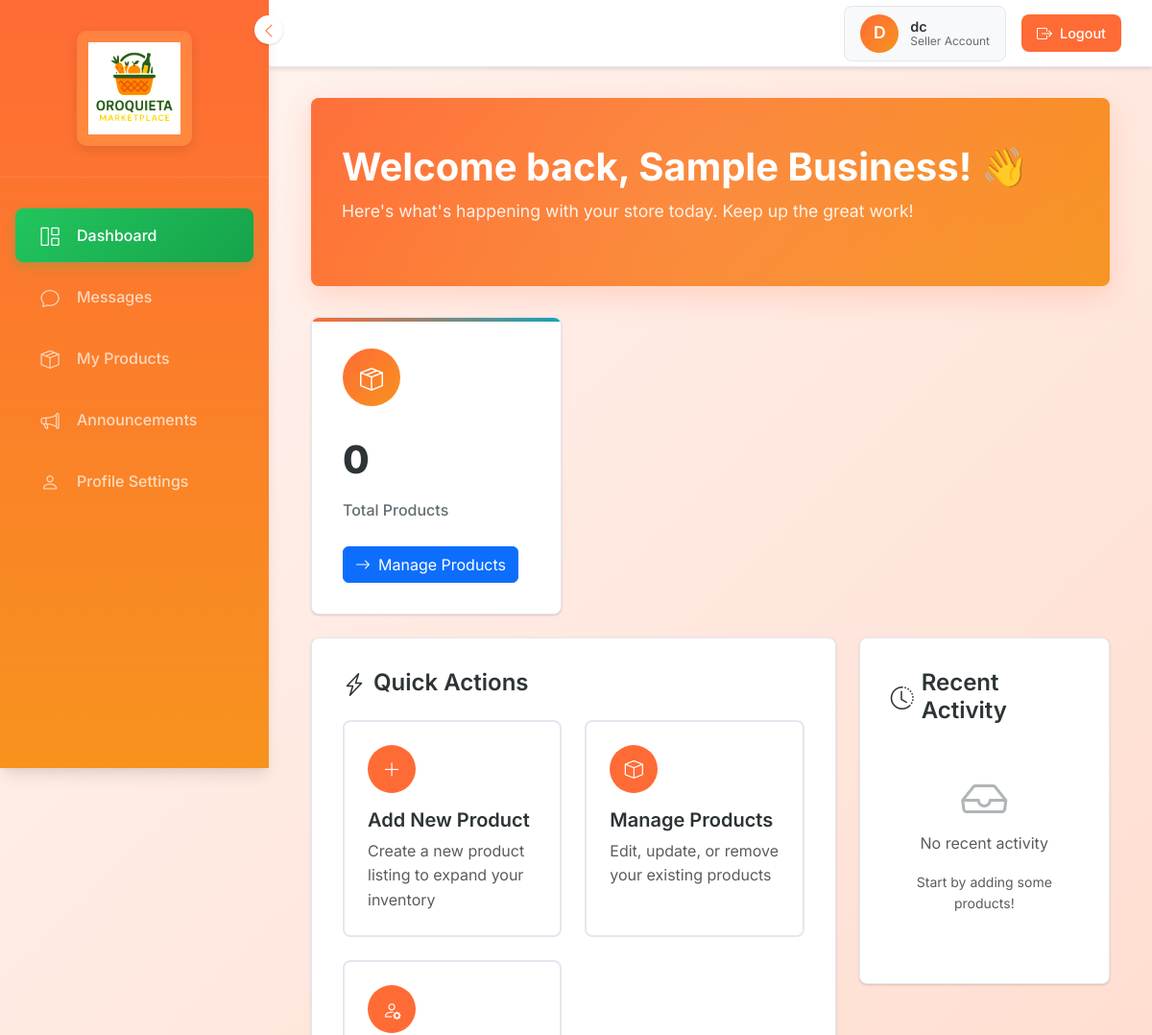
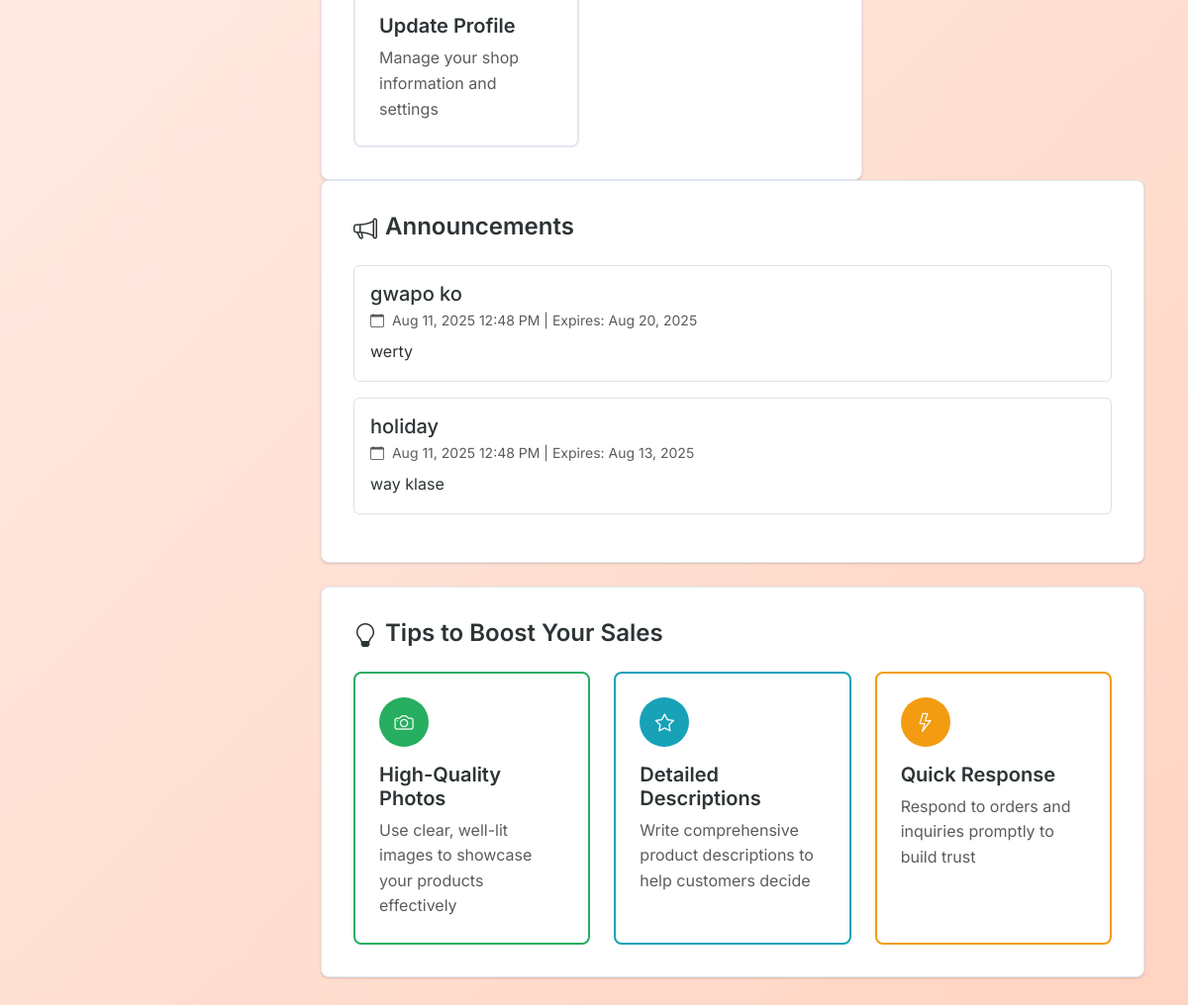
Screenshot of /seller/dashboard.php (signed in) with the database file from the repository (2 pictures, top to bottom).
### tables this page shows
CREATE TABLE `seller_applications` (
  `id` int(11) NOT NULL,
  `seller_id` int(11) NOT NULL,
  `business_name` varchar(255) NOT NULL,
  `business_phone` varchar(20) NOT NULL,
  `tax_id` varchar(50) DEFAULT NULL,
  `documents_submitted` text DEFAULT NULL,
  `selected_stall` varchar(10) DEFAULT NULL,
  `status` enum('pending','approved','rejected') DEFAULT 'pending',
  `admin_notes` text DEFAULT NULL,
  `created_at` timestamp NOT NULL DEFAULT current_timestamp(),
  `updated_at` timestamp NOT NULL DEFAULT current_timestamp() ON UPDATE current_timestamp()
);

CREATE TABLE `announcements` (
  `id` int(11) NOT NULL,
  `title` varchar(200) NOT NULL,
  `content` text NOT NULL,
  `priority` enum('low','medium','high','urgent') NOT NULL DEFAULT 'medium',
  `target_audience` enum('all','sellers','customers','admins') NOT NULL DEFAULT 'all',
  `expiry_date` datetime DEFAULT NULL,
  `is_pinned` tinyint(1) NOT NULL DEFAULT 0,
  `is_active` tinyint(1) NOT NULL DEFAULT 1,
  `created_by` int(11) NOT NULL,
  `created_at` timestamp NOT NULL DEFAULT current_timestamp(),
  `updated_at` timestamp NOT NULL DEFAULT current_timestamp() ON UPDATE current_timestamp()
);

### seller/dashboard.php (the view, shortened to what this page needs)
<?php
require_once '../includes/db_connect.php';
try {
    $stmt = $pdo->prepare(
        "SELECT title, content, priority, created_at, expiry_date, is_pinned
         FROM announcements
         WHERE (target_audience = 'sellers' OR target_audience = 'all')
           AND is_active = 1
           AND (expiry_date IS NULL OR expiry_date > NOW())
         ORDER BY is_pinned DESC, created_at DESC"
    );
    $stmt->execute();
    $announcements = $stmt->fetchAll(PDO::FETCH_ASSOC);
} catch (PDOException $e) {
    error_log("Database error in dashboard: " . $e->getMessage());
    $total_products = 0;
    $total_orders = 0;
    $total_revenue = 0;
    $recent_activities = [];
    $categories = [];
    $announcements = [];
}
?>
<!DOCTYPE html>
<html lang="en">
<head>
    <link rel="stylesheet" href="https://use.fontawesome.com/releases/v5.15.4/css/all.css" />
    <link href="https://cdn.jsdelivr.net/npm/bootstrap-icons@1.10.0/font/bootstrap-icons.css" rel="stylesheet">
    <link href="https://cdn.jsdelivr.net/npm/bootstrap@5.3.0/dist/css/bootstrap.min.css" rel="stylesheet">
</head>
<body>
    <?php include 'sidebar.php'; ?>
    <?php include 'header.php'; ?>
    <div class="main-content">
        <div class="container-fluid">
            <div class="welcome-header">
                <h1>Welcome back, Sample Business! 👋</h1>
                <p>Here's what's happening with your store today. Keep up the great work!</p>
            </div>
            <div class="row g-4 mb-4">
                <div class="col-md-4">
                    <div class="dashboard-card">
                        <div class="card-body">
                            <div class="card-icon products">
                                <i class="bi bi-box-seam"></i>
                            </div>
                            <div class="stat-number">0</div>
                            <div class="stat-label">Total Products</div>
                            <a href="products.php" class="btn btn-primary">
                                <i class="bi bi-arrow-right me-2"></i>Manage Products
                            </a>
                        </div>
                    </div>
                </div>
            </div>
            <div class="row g-4">
                <div class="col-lg-8">
                    <div class="quick-actions">
                        <h4><i class="bi bi-lightning-charge me-2"></i>Quick Actions</h4>
                        <div class="row g-4">
                            <div class="col-md-6">
                                <a href="#" class="action-btn" onclick="openAddProductModal()">
                                    <div class="action-icon">
                                        <i class="bi bi-plus-lg"></i>
                                    </div>
                                    <h5>Add New Product</h5>
                                    <p class="text-muted mb-0">Create a new product listing to expand your inventory</p>
                                </a>
                            </div>
                            <div class="col-md-6">
                                <a href="#" class="action-btn">
                                    <div class="action-icon">
                                        <i class="bi bi-box"></i>
                                    </div>
                                    <h5>Manage Products</h5>
                                    <p class="text-muted mb-0">Edit, update, or remove your existing products</p>
                                </a>
                            </div>
                            <div class="col-md-6">
                                <a href="#" class="action-btn">
                                    <div class="action-icon">
                                        <i class="bi bi-person-gear"></i>
                                    </div>
                                    <h5>Update Profile</h5>
                                    <p class="text-muted mb-0">Manage your shop information and settings</p>
                                </a>
                            </div>
                        </div>
                    </div>
                </div>
                <div class="col-lg-4">
                    <div class="recent-activity">
                        <h4><i class="bi bi-clock-history me-2"></i>Recent Activity</h4>
                        <div class="text-center py-4">
                            <i class="bi bi-inbox"
                                style="font-size: 3rem; color: var(--text-secondary); opacity: 0.5;"></i>
                            <p class="text-muted mt-2">No recent activity</p>
                            <p class="text-muted small">Start by adding some products!</p>
                        </div>
                    </div>
                </div>
            </div>
            <div class="row g-4 mb-4">
                <div class="col-12">
                    <div class="quick-actions">
                        <h4><i class="bi bi-megaphone me-2"></i>Announcements</h4>
                        <?php if (empty($announcements)): ?>
                            <div class="text-center py-4">
                                <i class="bi bi-megaphone"
                                    style="font-size: 3rem; color: var(--text-secondary); opacity: 0.5;"></i>
                                <p class="text-muted mt-2">No announcements at the moment.</p>
                            </div>
                        <?php else: ?>
                            <?php foreach ($announcements as $announcement): ?>
                                <div class="announcement-card mb-3 p-3 border rounded" style="background: <?php echo $announcement['is_pinned'] ? '#fffbe6' : '#ffffff'; ?>;">
                                    <h5 class="mb-1">
                                        <?php echo htmlspecialchars($announcement['title']); ?>
                                    </h5>
                                    <p class="text-muted mb-2 small">
                                        <i class="bi bi-calendar me-1"></i>
                                        <?php echo date('M j, Y g:i A', strtotime($announcement['created_at'])); ?>
                                        <?php if ($announcement['expiry_date']): ?>
                                            | Expires: <?php echo date('M j, Y', strtotime($announcement['expiry_date'])); ?>
                                        <?php endif; ?>
                                    </p>
                                    <p class="mb-0">
                                        <?php echo nl2br(htmlspecialchars($announcement['content'])); ?>
                                    </p>
                                </div>
                            <?php endforeach; ?>
                        <?php endif; ?>
                    </div>
                </div>
            </div>
            <div class="row mt-4">
                <div class="col-12">
                    <div class="quick-actions">
                        <h4><i class="bi bi-lightbulb me-2"></i>Tips to Boost Your Sales</h4>
                        <div class="row g-4">
                            <div class="col-md-4">
                                <div class="action-btn" style="cursor: default; border-color: var(--success);">
                                    <div class="action-icon" style="background: var(--success);">
                                        <i class="bi bi-camera"></i>
                                    </div>
                                    <h5>High-Quality Photos</h5>
                                    <p class="text-muted mb-0">Use clear, well-lit images to showcase your products
                                        effectively</p>
                                </div>
                            </div>
                            <div class="col-md-4">
                                <div class="action-btn" style="cursor: default; border-color: var(--info);">
                                    <div class="action-icon" style="background: var(--info);">
                                        <i class="bi bi-star"></i>
                                    </div>
                                    <h5>Detailed Descriptions</h5>
                                    <p class="text-muted mb-0">Write comprehensive product descriptions to help
                                        customers decide</p>
                                </div>
                            </div>
                            <div class="col-md-4">
                                <div class="action-btn" style="cursor: default; border-color: var(--warning);">
                                    <div class="action-icon" style="background: var(--warning);">
                                        <i class="bi bi-lightning"></i>
                                    </div>
                                    <h5>Quick Response</h5>
                                    <p class="text-muted mb-0">Respond to orders and inquiries promptly to build trust
                                    </p>
                                </div>
                            </div>
                        </div>
                    </div>
                </div>
            </div>
        </div>
    </div>
</body>
</html>

### seller/header.php (shortened to what this page needs)
<?php
$seller_id = $_SESSION['user_id'];
require_once '../includes/db_connect.php';
$stmt = $pdo->prepare("SELECT * FROM sellers WHERE id = ?");
$stmt->execute([$seller_id]);
$seller = $stmt->fetch();
$stmt = $pdo->prepare("SELECT business_name FROM seller_applications WHERE seller_id = ? AND status = 'approved'");
$stmt->execute([$seller_id]);
$application = $stmt->fetch();
$business_name = $application ? $application['business_name'] : ($seller['first_name'] . ' ' . $seller['last_name']);
?>
<div class="top-header">
    <div class="header-right">
        <div class="user-info-header">
            <div class="user-avatar">
                <?php echo strtoupper(substr($business_name, 0, 1)); ?>
            </div>
            <div class="user-details-header">
                <div class="user-name-header"><?php echo htmlspecialchars($business_name); ?></div>
                <div class="user-role-header">Seller Account</div>
            </div>
        </div>
        <a href="../logout.php" class="logout-btn-header">
            <i class="bi bi-box-arrow-right"></i>
            Logout
        </a>
    </div>
</div>

### seller/dashboard.php (style rules this page uses)
:root { --primary: #ff6b35; --primary-dark: #f7931e; --secondary: #64748b; --success: #27ae60; --warning: #f39c12; --danger: #e74c3c; --info: #17a2b8; --light: #f8f9fa; --dark: #2d3436; --text-primary: #2d3436; --text-secondary: #636e72; --border: #e2e8f0; --shadow: 0 1px 3px 0 rgba(0, 0, 0, 0.1), 0 1px 2px 0 rgba(0, 0, 0, 0.06); --shadow-lg: 0 10px 15px -3px rgba(0, 0, 0, 0.1), 0 4px 6px -2px rgba(0, 0, 0, 0.05); --border-radius: 8px; }
* { margin: 0; padding: 0; box-sizing: border-box; }
body { font-family: 'Inter', sans-serif; background: linear-gradient(135deg, #fff5f2 0%, #ffd4c2 100%); color: var(--text-primary); line-height: 1.6; overflow-x: hidden; }
.main-content { margin-left: 280px; padding: 2rem; min-height: 100vh; transition: all 0.3s ease; }
.container-fluid { max-width: 1400px; transition: all 0.3s ease; }
.welcome-header { background: linear-gradient(135deg, var(--primary) 0%, var(--primary-dark) 100%); color: white; padding: 3rem 2rem; border-radius: var(--border-radius); margin-bottom: 2rem; box-shadow: 0 10px 30px rgba(255, 107, 53, 0.2); position: relative; overflow: hidden; }
.welcome-header::before { content: ''; position: absolute; top: -50%; right: -50%; width: 200%; height: 200%; background: radial-gradient(circle, rgba(255, 255, 255, 0.1) 0%, transparent 70%); animation: float 6s ease-in-out infinite; }
.welcome-header h1 { font-size: 2.5rem; font-weight: 700; margin-bottom: 0.5rem; position: relative; z-index: 1; }
.welcome-header p { font-size: 1.1rem; opacity: 0.9; position: relative; z-index: 1; }
.dashboard-card { background: white; border-radius: var(--border-radius); padding: 2rem; box-shadow: var(--shadow); transition: all 0.3s ease; border: 1px solid var(--border); position: relative; overflow: hidden; }
.dashboard-card::before { content: ''; position: absolute; top: 0; left: 0; right: 0; height: 4px; background: linear-gradient(90deg, var(--primary) 0%, var(--info) 100%); }
.card-icon { width: 60px; height: 60px; border-radius: 50%; display: flex; align-items: center; justify-content: center; margin-bottom: 1.5rem; font-size: 1.5rem; color: white; }
.card-icon.products { background: linear-gradient(135deg, var(--primary) 0%, var(--primary-dark) 100%); }
.stat-number { font-size: 2.5rem; font-weight: 800; color: var(--text-primary); margin-bottom: 0.5rem; }
.stat-label { color: var(--text-secondary); font-weight: 500; margin-bottom: 1.5rem; }
.quick-actions, .recent-activity { background: white; border-radius: var(--border-radius); padding: 2rem; box-shadow: var(--shadow); border: 1px solid var(--border); }
.quick-actions h4, .recent-activity h4 { color: var(--text-primary); font-weight: 600; margin-bottom: 1.5rem; display: flex; align-items: center; }
.action-btn { display: block; background: white; border: 2px solid var(--border); border-radius: var(--border-radius); padding: 1.5rem; text-decoration: none; color: var(--text-primary); transition: all 0.3s ease; height: 100%; position: relative; overflow: hidden; }
.action-icon { width: 50px; height: 50px; background: var(--primary); border-radius: 50%; display: flex; align-items: center; justify-content: center; margin-bottom: 1rem; color: white; font-size: 1.2rem; }
.action-btn h5 { font-weight: 600; margin-bottom: 0.5rem; }
.dashboard-card { animation: fadeInUp 0.6s ease-out; }

### seller/sidebar.php (style rules this page uses)
:root { --primary: #ff6b35; --primary-dark: #f7931e; --secondary: #64748b; --success: #27ae60; --warning: #f39c12; --danger: #e74c3c; --info: #17a2b8; --light: #f8f9fa; --dark: #2d3436; --text-primary: #2d3436; --text-secondary: #636e72; --border: #e2e8f0; --shadow: 0 1px 3px 0 rgba(0, 0, 0, 0.1), 0 1px 2px 0 rgba(0, 0, 0, 0.06); --shadow-lg: 0 10px 15px -3px rgba(0, 0, 0, 0.1), 0 4px 6px -2px rgba(0, 0, 0, 0.05); --border-radius: 8px; }
.bi { font-family: "bootstrap-icons" !important; font-style: normal; font-variant: normal; text-rendering: auto; line-height: 1; -webkit-font-smoothing: antialiased; -moz-osx-font-smoothing: grayscale; }
.main-content { margin-left: 280px; padding: 2rem; min-height: 100vh; transition: all 0.3s ease; }

### rows the page displays
seller_applications: business_name "D", business_name "dc"
announcements: title "gwapo ko", created_at "Aug 11, 2025 12:48 PM", expiry_date "Aug 20, 2025", content "werty"
announcements: title "holiday", created_at "Aug 11, 2025 12:48 PM", expiry_date "Aug 13, 2025", content "way klase"
